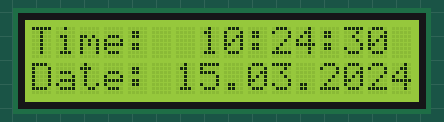
A sketch run on a simulated Arduino Uno, built with avr-gcc and run on an emulated ATmega328P. Shown: 16×2 character LCD. The local clock reads 2024-03-15 10:24:30 at power-on unless the sketch sets it.

Above: at 0.1 s.
At 4.2 s:
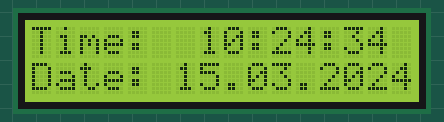
At 9.2 s:
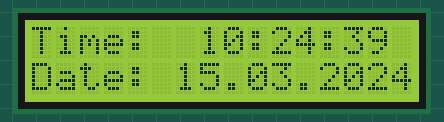
At 19.3 s:
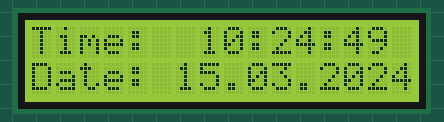
At 28.3 s:
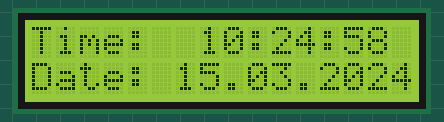
At 38.4 s:
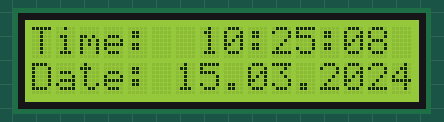

Measured:
- what the display in image 1 shows lasts 1.0 s, from 4.1 s to 5.1 s

The sketch:

TIME_DS3231.ino
```cpp
/*
* Arduino DS3231 Real Time Clock Module Tutorial
*
* Crated by Dejan Nedelkovski,
* www.HowToMechatronics.com
*
* DS3231 Library made by Henning Karlsen which can be found and downloaded from his website, www.rinkydinkelectronics.com.
*
*/
#include <DS3231.h>
#include <LiquidCrystal.h> // includes the LiquidCrystal Library
DS3231  rtc(SDA, SCL);
LiquidCrystal lcd(1, 2, 4, 5, 6, 7); // Creates an LC object. Parameters: (rs, enable, d4, d5, d6, d7)
void setup() {
 rtc.begin(); // Initialize the rtc object
 lcd.begin(16,2); // Initializes the interface to the LCD screen, and specifies the dimensions (width and height) of the display }
}
void loop() {
 lcd.setCursor(0,0);
 lcd.print("Time:  ");
 lcd.print(rtc.getTimeStr());

 lcd.setCursor(0,1);
 lcd.print("Date: ");
 lcd.print(rtc.getDateStr());

 delay(1000);
}
```
